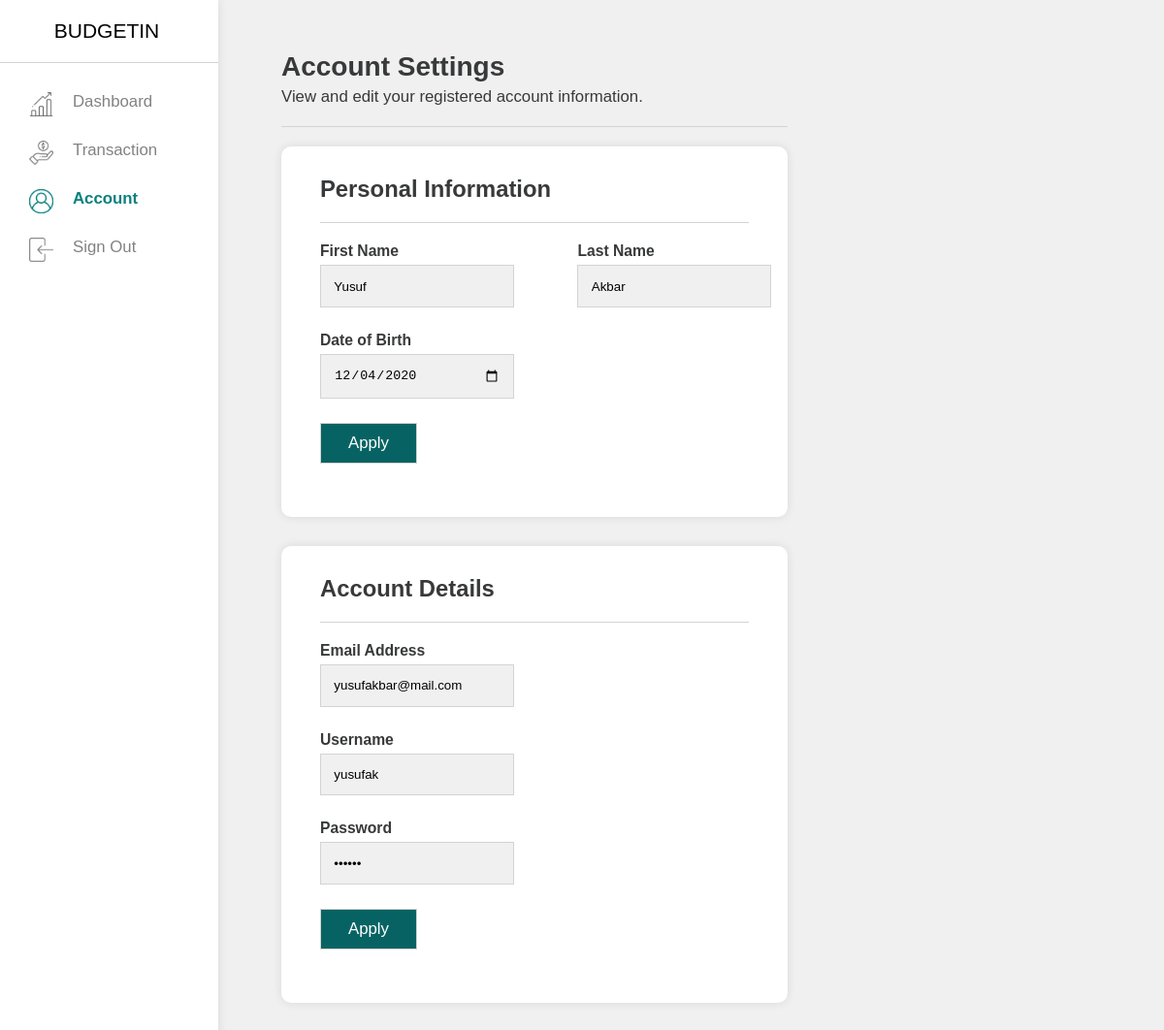
The page /app/account.php (signed in) on the database as committed earlier.
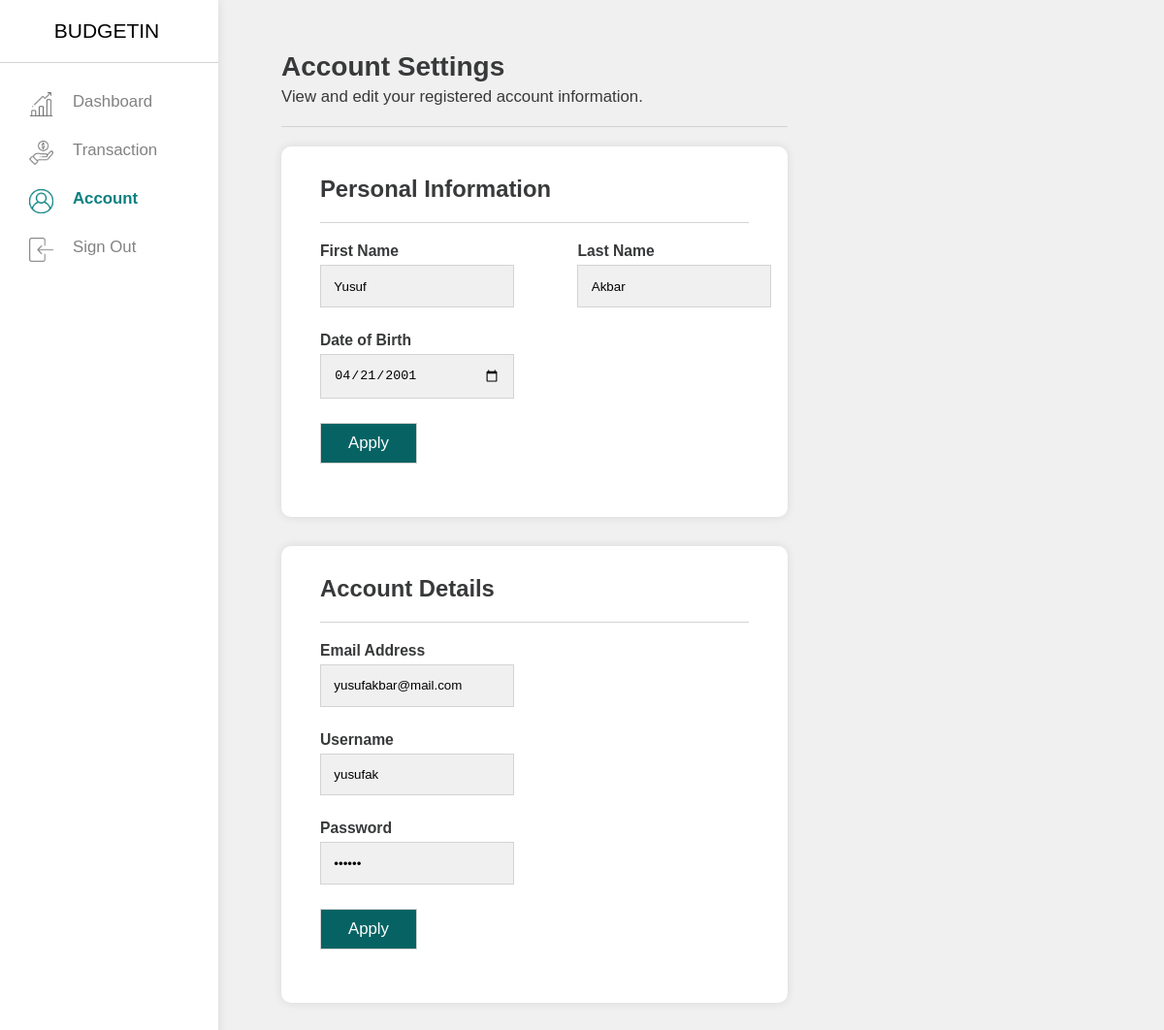
The same page on the database as committed later.
### tables this page shows
CREATE TABLE `users` (
  `account_id` int(255) NOT NULL,
  `first_name` varchar(100) NOT NULL,
  `last_name` varchar(100) NOT NULL,
  `birth_date` date DEFAULT NULL,
  `username` varchar(100) NOT NULL,
  `email_address` varchar(100) NOT NULL,
  `password` varchar(20) NOT NULL
);

### app/account.php (the view, shortened to what this page needs)
<?php
    include 'phpscripts/connect.php';
    $id = $_SESSION['currentid'];
    $selectUser = "SELECT * FROM `users` WHERE `account_id` = '$id'";
    $userQuery = $connection->query($selectUser);
    if ($userQuery->num_rows > 0) {
        $row = $userQuery->fetch_assoc();
        $fname = $row['first_name'];
        $lname = $row['last_name'];
        $birth = $row['birth_date'];
        $email = $row['email_address'];
        $username = $row['username'];
        $password = $row['password'];
    }
?>
<!DOCTYPE html>
<html>
    <head>
        <link rel="stylesheet" type="text/css" href="css/style-global-app.css">
        <link rel="stylesheet" type="text/css" href="css/style-app-acc.css">
    </head>
    <body>
        <div class="wrapper">
            <div class="container-sidebar">
                <div class="container-sidebar-logo">
                    <a href="" class="logo-sidebar">BUDGETIN</a>
                </div>
                <div class="nav-and-acc">
                    <ul>
                        <li>
                            <button onclick="location.href='dashboard.html'" class="btn-sidebar">
                                <img src="img/icons/bar-chart.png" class="icons-sidebar">Dashboard</a>
                            </button>
                        </li>
                        <li>
                            <button onclick="location.href='transaction.html'" class="btn-sidebar">
                                <img src="img/icons/payment.png" class="icons-sidebar">Transaction</a>
                            </button>
                        </li>
                        <li>
                            <button class="btn-sidebar btn-sidebar-active">
                                <img src="img/icons/user-active.png" class="icons-sidebar">Account</a>
                            </button>
                        </li>
                        <li>
                            <button onclick="location.href='landing.html'" class="btn-sidebar">
                                <img src="img/icons/logout.png" class="icons-sidebar">Sign Out</a>
                            </button>
                        </li>
                    </ul>
                </div>
            </div>
            <div class="container-content">
                <div class="content-middle">
                    <div class="container-content-title">
                        <h2>Account Settings</h2>
                        <p>View and edit your registered account information.</p>
                    </div>
                    <div class="pane-content">
                        <h2>Personal Information</h2>
                        <form id="form_personal" action="phpscripts/users_edit_personal.php" method="POST" name="form_personal" autocomplete="off">
                            <ul>
                                <li>
                                    <div class="div-l">
                                        <label>First Name</label>
                                        <input type="text" value="<?php echo ($fname); ?>" id="fname" name="fname" placeholder="First name" class="textfield">
                                    </div>
                                    <div class="div-r">
                                        <label>Last Name</label>
                                        <input type="text" value="<?php echo ($lname); ?>" id="lname" name="lname" placeholder="Last name" class="textfield">
                                    </div>
                                </li>
                                <li>
                                    <label>Date of Birth</label>
                                    <input type="date" value="<?php echo ($birth); ?>" id="birth" name="birth" placeholder="Date of birth" class="textfield">
                                </li>
                                <li>
                                    <input type="submit" class="btn-save" value="Apply">
                                </li>
                            </ul>
                        </form>
                    </div>
                    <div class="pane-content">
                        <h2>Account Details</h2>
                        <form id="form_account" action="phpscripts/users_edit_account.php" method="POST" name="form_account" autocomplete="off">
                            <ul>
                                <li>
                                    <label>Email Address</label>
                                    <input type="text" value="<?php echo ($email); ?>" id="email" name="email" placeholder="Email address" class="textfield">
                                </li>
                                <li>
                                    <label>Username</label>
                                    <input type="text" value="<?php echo ($username); ?>" id="username" name="username" placeholder="Username" class="textfield">
                                </li>
                                <li>
                                    <label>Password</label>
                                    <input type="password" value="<?php echo ($password); ?>" id="password" name="password" placeholder="Password" class="textfield">
                                </li>
                                <li>
                                    <input type="submit" class="btn-save" value="Apply">
                                </li>
                            </ul>
                        </form>
                    </div>
                </div>
            </div>
        </div>
    </body>
</html>

### app/css/style-global-app.css (style rules this page uses)
body, html, .wrapper { margin: 0; padding: 0; height: 100%; width: 100%; scroll-behavior: smooth; scroll-padding: auto; font-family: Arial, Helvetica, sans-serif; font-size: 14px; background-color: #f0f0f0; }
.wrapper { width: 100%; height: 100%; overflow-y: scroll; overflow-x: hidden; }
.container-sidebar { width: 225px; margin: 0; height: 100vh; overflow: hidden; position: fixed; background-color: #ffffff; box-shadow: 0px 0px 10px 0 rgba(0, 0, 0, 0.1); }
.container-sidebar-logo { width: 100%; padding: 20px 0; margin-bottom: 20px; text-align: center; border-bottom: 1px solid #d3d3d3; }
.logo-sidebar { margin-right: 5px; font-size: 1.5em; font-weight: normal; cursor: pointer; text-decoration: none; color: #000000; }
.icons-sidebar { max-width: 25px; margin: 0 20px; float: left; }
.nav-and-acc { width: 100%; }
.nav-and-acc ul { list-style-type: none; padding: 0; }
.nav-and-acc li { margin-bottom: 5px; }
.btn-sidebar { width: 100%; height: 100%; padding: 10px; font-size: 1.2em; font-weight: 500; text-align: left; background-color: #ffffff; border: none; color: #828282; cursor: pointer; outline: none; }
.btn-sidebar-active { color: #0a8080; font-weight: 600; }
.container-content { padding: 30px 40px; margin-left: 250px; color: #38393a; }
.content-middle { width: 60%; display: inline-block; }
.container-content-title { text-align: left; border-bottom: 1px solid #d3d3d3; margin-bottom: 20px; }
.container-content h2 { font-size: 2em; margin-bottom: 0; }
.container-content p { font-size: 1.2em; margin: 5px 0 20px; font-weight: 500; }
.pane-content { width: 100%; padding: 30px 0; margin-bottom: 30px; font-size: 1.4em; background-color: #ffffff; border-radius: 10px; box-shadow: 0px 0px 10px 0 rgba(0, 0, 0, 0.1); }
.pane-content h2 { margin: 0 40px; padding-bottom: 20px; font-size: 1.7rem; border-bottom: 1px solid #d3d3d3; }
ul { list-style: none; }
form ul { margin-top: 20px; }
form li { margin-bottom: 25px; }
form div { display: inline-block; }
form .div-l { margin-right: 60px; }
form .div-r { vertical-align: top; margin-right: 0; }
form label { font-size: 0.8em; font-weight: 600; margin-bottom: 5px; display: block; }
form .textfield { padding: 1em; width: 200px; box-sizing: border-box; border: 1px solid #d3d3d3; background-color: #f0f0f0; outline: none; }

### app/css/style-app-acc.css (style rules this page uses)
.btn-save { padding: 0.6em; box-sizing: border-box; outline: none; width: 100px; border: 1px solid #d3d3d3; font-size: 1.2rem; background-color: #076363; color: #ffffff; cursor: pointer; }

Rows that differ between the two databases and show on the page:
changed users "Yusuf": birth "12/04/2020" → "04/21/2001"
